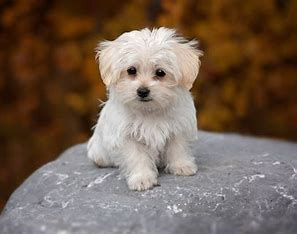
#> input picture 1.jpg, 297 x 234 px; its folder holds only this picture in this run
$ python -i generate_and_split_dataset.py   (imports and definitions only)
#> lines starting #> are read from the running program, lines starting #| are printed output that depends on the picture; after the words box and inside, x2 and y2 are one past the last pixel; in counts of white or black regions, pixels touching at a corner belong together
#> further down, picture is the input picture: shape (234, 297, 3); mean B, G, R 83.9, 98, 116.6
import os
import cv2
import shutil
import random
from sklearn.model_selection import train_test_split

def cartoonize_image(img):
    """
    Transforme une image en style cartoonisé.

    Args:
        img (numpy.ndarray): Image d'entrée sous forme de tableau NumPy.

    Returns:
        numpy.ndarray: Image transformée avec un effet cartoon.
    """
    # Convertir l'image en niveaux de gris
    gray = cv2.cvtColor(img, cv2.COLOR_BGR2GRAY)
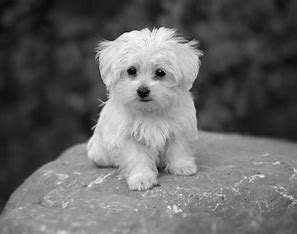
#> gray: shape (234, 297); min 0, max 254, mean 101.9
    # Détecter les contours avec l'algorithme de Canny
    edges = cv2.Canny(gray, 100, 200)
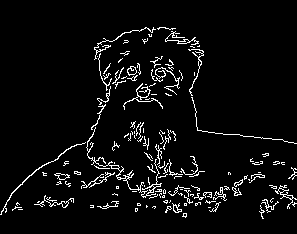
#> edges: shape (234, 297); 5.1% white in thin lines or dots, all inside (x1, y1, x2, y2) = (0, 27, 297, 219)
    # Appliquer un filtre bilatéral pour réduire le bruit tout en préservant les bords
    filtered = cv2.bilateralFilter(img, 9, 75, 75)
    # Combiner l'image filtrée avec les contours pour créer l'effet cartoon
    cartoon = cv2.bitwise_and(filtered, filtered, mask=edges)
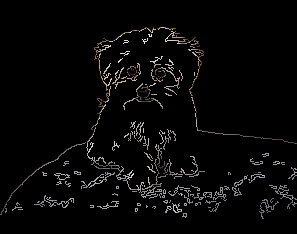
#> cartoon: shape (234, 297, 3); mean B, G, R 7, 7.2, 7.7
    return cartoon

# [94 lines left out: functions create_paired_dataset, split_paired_dataset, not called in this run]

# Étape 1 : Générer les paires d'images réalistes et cartoonisées
# [4 lines not run here, left out]

>>> import cv2
>>> picture = cv2.imread('1.jpg')
>>> result = cartoonize_image(picture)

$ run again, on 2.jpg
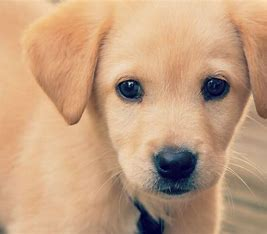
#> input picture 2.jpg, 267 x 234 px
#> picture is the input picture: shape (234, 267, 3); mean B, G, R 126.9, 158.8, 195.8
#> in cartoonize_image, `edges = cv2.Canny(gray, 100, 200)`:
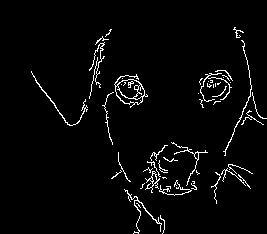
#> edges: shape (234, 267); 3.2% white in thin lines or dots, all inside (x1, y1, x2, y2) = (31, 27, 267, 234)
#> in cartoonize_image, `cartoon = cv2.bitwise_and(filtered, filtered, mask=edges)`:
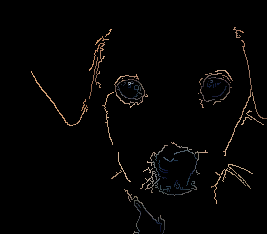
#> cartoon: shape (234, 267, 3); mean B, G, R 3.2, 3.7, 4.3

$ run again, on 3.jpg
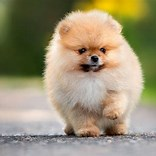
#> input picture 3.jpg, 156 x 156 px
#> picture is the input picture: shape (156, 156, 3); mean B, G, R 117.5, 146.2, 156
#> in cartoonize_image, `edges = cv2.Canny(gray, 100, 200)`:
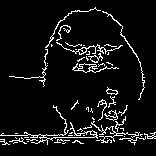
#> edges: shape (156, 156); 7.1% white in thin lines or dots, all inside (x1, y1, x2, y2) = (0, 7, 156, 145)
#> in cartoonize_image, `cartoon = cv2.bitwise_and(filtered, filtered, mask=edges)`:
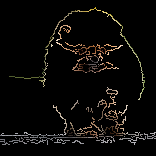
#> cartoon: shape (156, 156, 3); mean B, G, R 7.8, 9.4, 10.8
